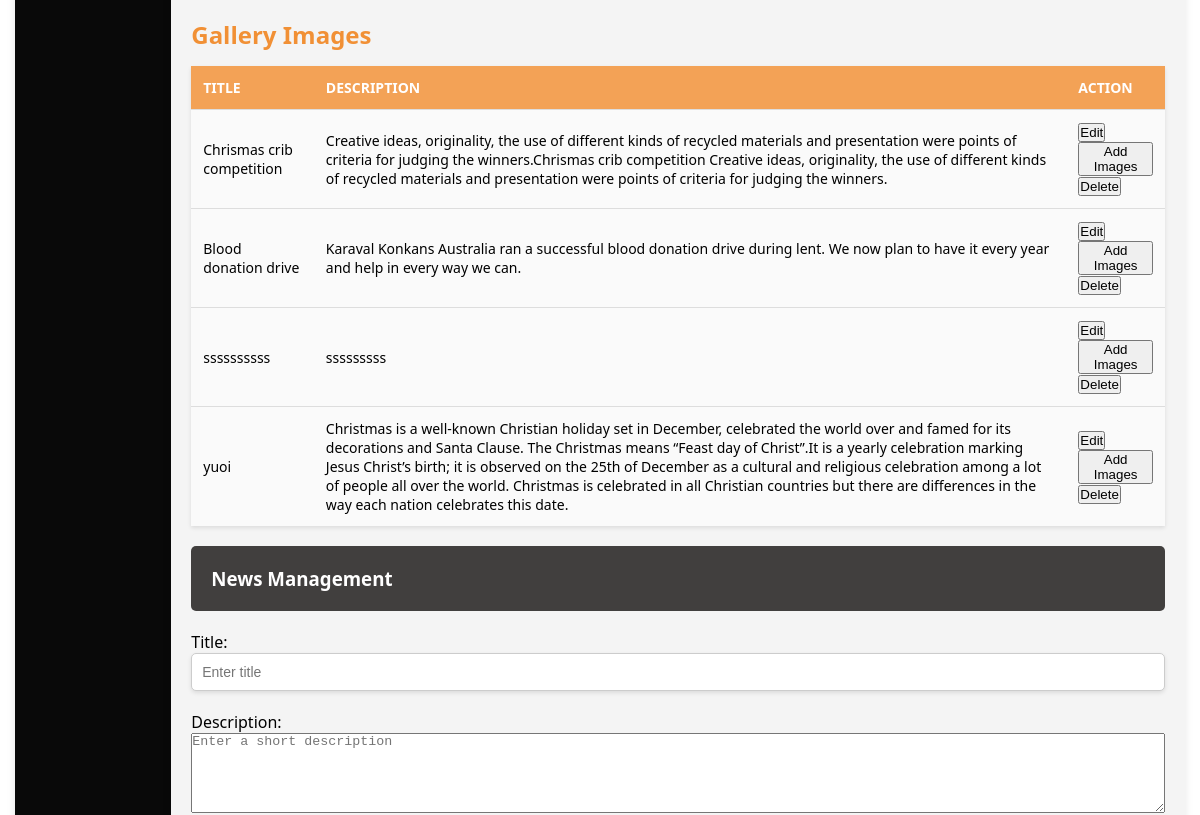
Before: /admin (signed in, middle part) with the older database file.
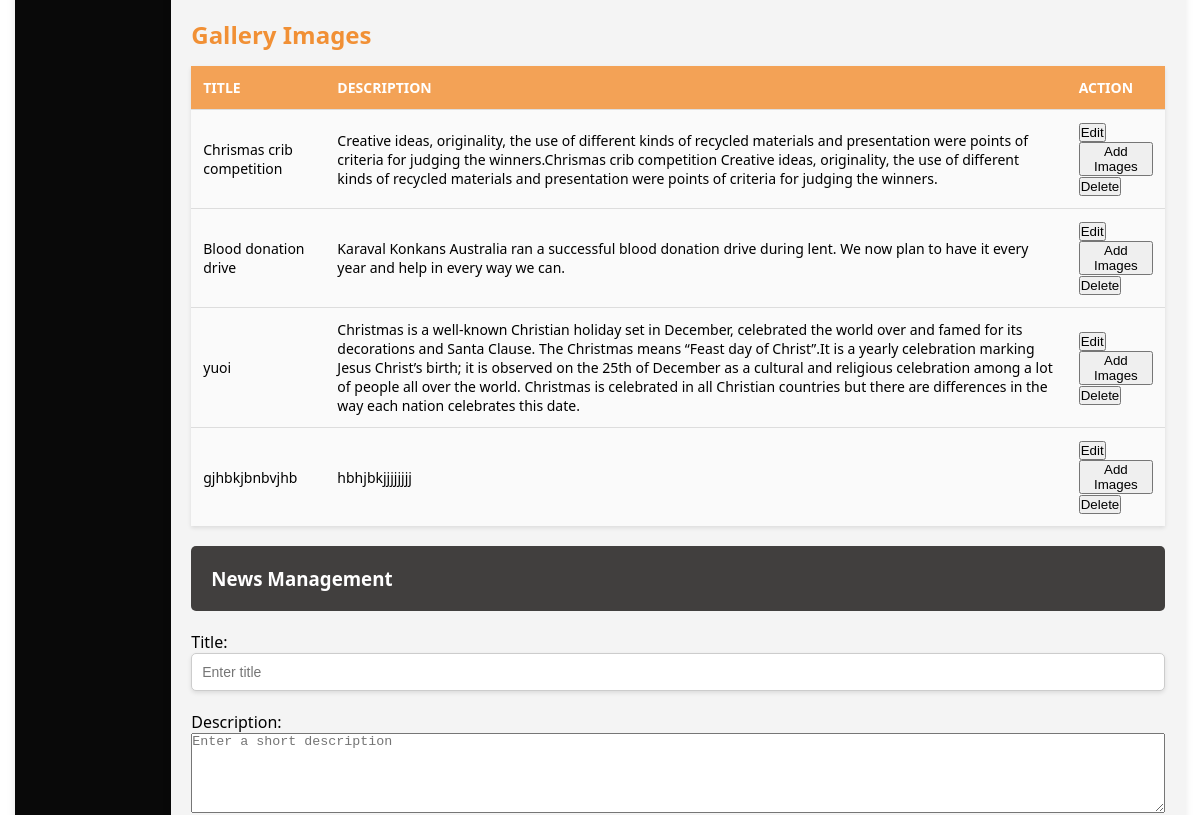
After: the same page with the newer database file.
### tables this page shows
CREATE TABLE gallery (
    id INTEGER PRIMARY KEY AUTOINCREMENT,
    title TEXT NOT NULL,
    description TEXT NOT NULL,
    file_path TEXT NOT NULL
    , uploaded_at TIMESTAMP);

### app.py (the view)
@app.route('/admin')
def admin_panel():
    if 'admin_id' not in session:
        flash("Please log in as an admin to access this page.", "danger")
        return redirect(url_for('admin_login'))
    with sqlite3.connect(DB_PATH) as conn:
        cursor = conn.cursor()
        query = '''
        SELECT
        u.user_id AS UserID,
    u.name AS Name,
    u.email AS Email,
    u.phone AS Phone,
    f.nearest_city AS NearestCity,
    f.details AS Details,
    f.num_children AS NumberOfChildren
FROM users u
LEFT JOIN family_details f ON u.user_id = f.user_id;
        '''
        cursor.execute(query)
        registrations = cursor.fetchall()
        cursor.execute("SELECT event_id, title, description FROM events WHERE category='upcoming' ORDER BY uploaded_at DESC")
        upcoming_events = cursor.fetchall()
        cursor.execute("SELECT title, description, event_id FROM events WHERE category='past' ORDER BY uploaded_at DESC")
        past_events = cursor.fetchall()
        cursor.execute('''
        SELECT er.registration_id, er.event_id, e.title, er.name, er.email, er.phone, er.num_people
        FROM event_registrations er
        JOIN events e ON er.event_id = e.event_id
        ORDER BY er.registration_id DESC
        ''')
        event_registrations = cursor.fetchall()
        cursor.execute("SELECT COUNT(*) FROM users")
        total_users = cursor.fetchone()[0]
        cursor.execute("SELECT COALESCE(SUM(num_people), 0) FROM event_registrations")
        total_event_registrations = cursor.fetchone()[0]
        cursor.execute('''
            SELECT e.title, COALESCE(SUM(er.num_people), 0)
            FROM event_registrations er
            JOIN events e ON er.event_id = e.event_id
            GROUP BY e.title
        ''')
        event_chart_data = cursor.fetchall()
        cursor.execute('''
            SELECT COALESCE(f.nearest_city, 'None'), COALESCE(SUM(er.num_people), 0)
            FROM event_registrations er
            JOIN users u ON er.email = u.email
            LEFT JOIN family_details f ON u.user_id = f.user_id
            GROUP BY f.nearest_city
        ''')
        event_city_chart_data = cursor.fetchall()
        cursor.execute("SELECT id, title, description, file_path FROM gallery")
        gallery_images = cursor.fetchall()
    cursor.execute("SELECT id, title, description FROM news ORDER BY id DESC")
    news_articles = cursor.fetchall()
    conn.close()
    formatted_news = [{"id": row[0], "title": row[1], "description": row[2]} for row in news_articles]
    return render_template(
        "admin.html",
        registrations=registrations,
        upcoming_events=upcoming_events,
        past_events=past_events,
        event_registrations=event_registrations,  # Pass event registrations to the template
        total_users=total_users,
        total_event_registrations=total_event_registrations,
        event_chart_data=event_chart_data,
        event_city_chart_data=event_city_chart_data,
        gallery_images=gallery_images,
        news_articles=formatted_news
    )

### templates/admin.html (shortened to what this page needs)
<!DOCTYPE html>
<html lang="en">
<head>
    <link rel="stylesheet" href="{{ url_for('static', filename='css/index.css') }}">
</head>
<body>
    <div class="container">
        <div class="sidebar">
        </div>
        <div class="main-content">
            <div class="section" id="Content Management">
<div class="section" id="galleryManagement">
    <h2>Gallery Images</h2>
    <table class="table table-striped table-bordered">
        <thead class="thead-dark">
            <tr>
                <th>Title</th>
                <th>Description</th>
                <th>Action</th>
            </tr>
        </thead>
        <tbody>
            {% for image in gallery_images %}
            <tr>
                <td>{{ image[1] }}</td>
                <td>{{ image[2] }}</td>
                <td>
                    <button class="btn btn-primary btn-sm edit-btn" data-id="{{ image[0] }}">Edit</button>
                    <button class="btn btn-success btn-sm add-images-btn" data-id="{{ image[0] }}">Add Images</button>
                    <button class="btn btn-danger btn-sm delete-btn" data-id="{{ image[0] }}">Delete</button>
                </td>
            </tr>
            {% endfor %}
        </tbody>
    </table>
</div>
<div class="section" id="newsManagement">
    <h3 style="background-color: rgb(65, 63, 62); padding: 20px; color: white;">News Management</h3>
    <form id="newsForm" action="/admin" method="POST" enctype="multipart/form-data">
        <label>Title:</label>
        <input type="text" id="newsTitle" name="title" placeholder="Enter title" required style="width: 100%;">
        <label>Description:</label>
        <textarea id="newsDescription" name="description" placeholder="Enter a short description" required style="width: 100%; height: 80px;"></textarea>
    </form>
</div>
            </div>
        </div>
    </div>
</body>
</html>

Changed rows visible on the page:
removed gallery: title "ssssssssss", description "sssssssss"
added gallery: title "gjhbkjbnbvjhb", description "hbhjbkjjjjjjjj"
